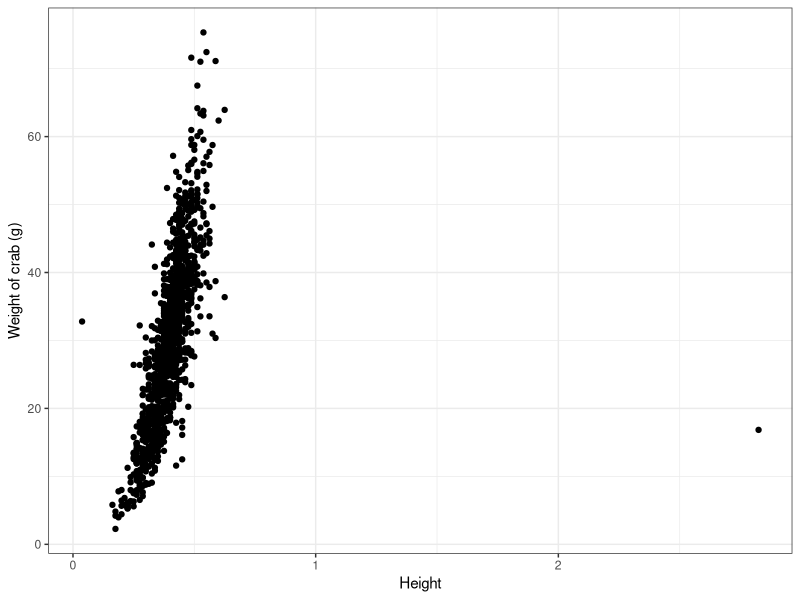
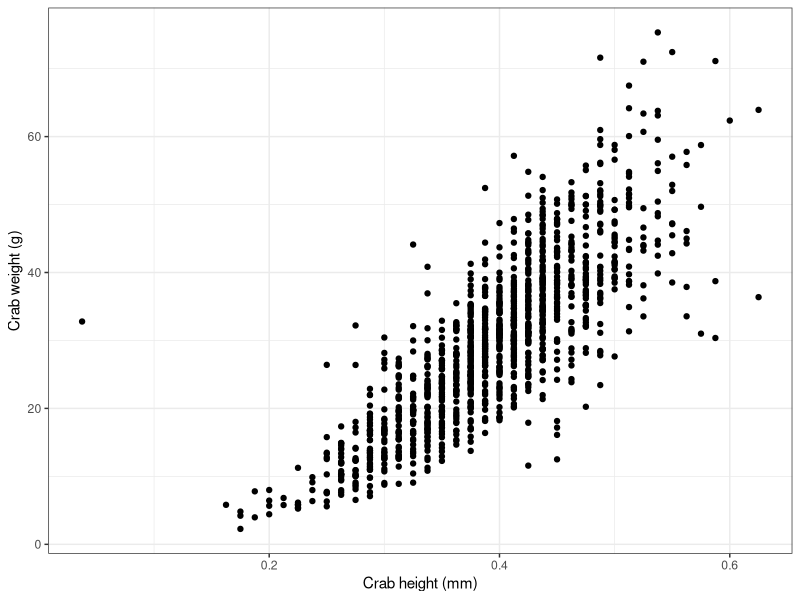
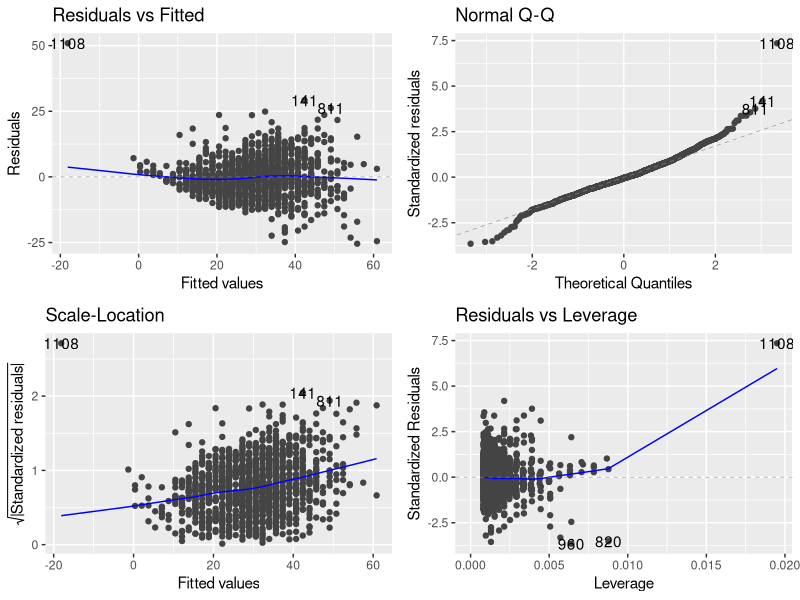
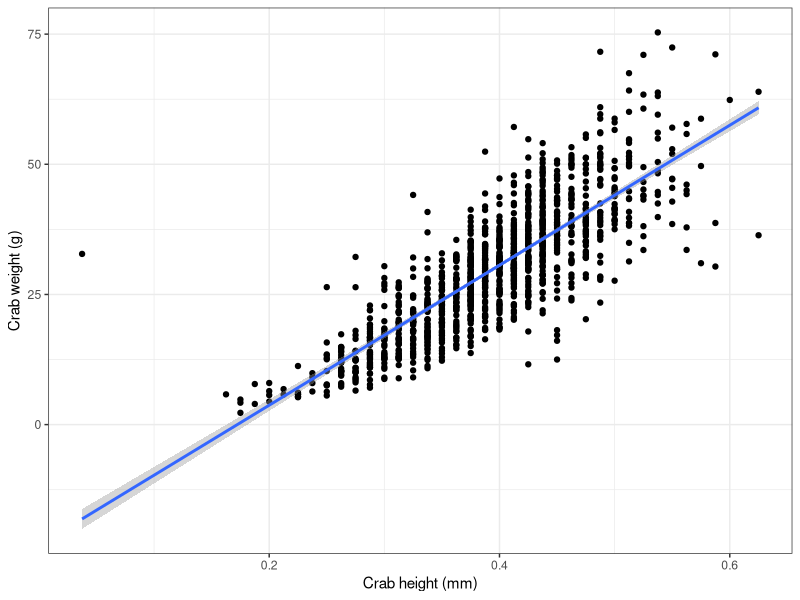

The R script that drew these images, in order:
## ---- chunk 1
rm(list = ls())
library(tidyverse)
library(ggplot2)
library(ggfortify) #evaluated model assumptions
library(here)
## ---- chunk 2
crabs <- read.csv(here("DATA", "CrabAgePrediction.csv"))
glimpse(crabs)
## ---- chunk 3
crabs$Sex <- as.factor(crabs$Sex)
## ---- chunk 4
fcrabs <- crabs |> filter(Sex == "F")
## ---- chunk 5
ggplot(fcrabs, aes(Height, Weight))+
     geom_point()+
     ylab("Weight of crab (g)")+
     theme_bw()
## ---- chunk 6
fcrabs <- fcrabs |> filter(Height < 2)
ggplot(fcrabs, aes(Height, Weight))+
     geom_point()+
     labs(y = "Crab weight (g)", x = "Crab height (mm)")+
     theme_bw()

## ---- chunk 7
model_crabs <- lm(Weight ~ Height, data = fcrabs)
## ---- chunk 8
autoplot(model_crabs, smooth.color = NA)
## ---- chunk 9
anova(model_crabs)
## ---- chunk 10
summary(model_crabs)
## ---- chunk 11
ggplot(fcrabs, aes(Height, Weight))+
     geom_point()+
     geom_smooth(method = "lm")+
     labs(x = "Crab height (mm)", y = "Crab weight (g)")+
     theme_bw()
